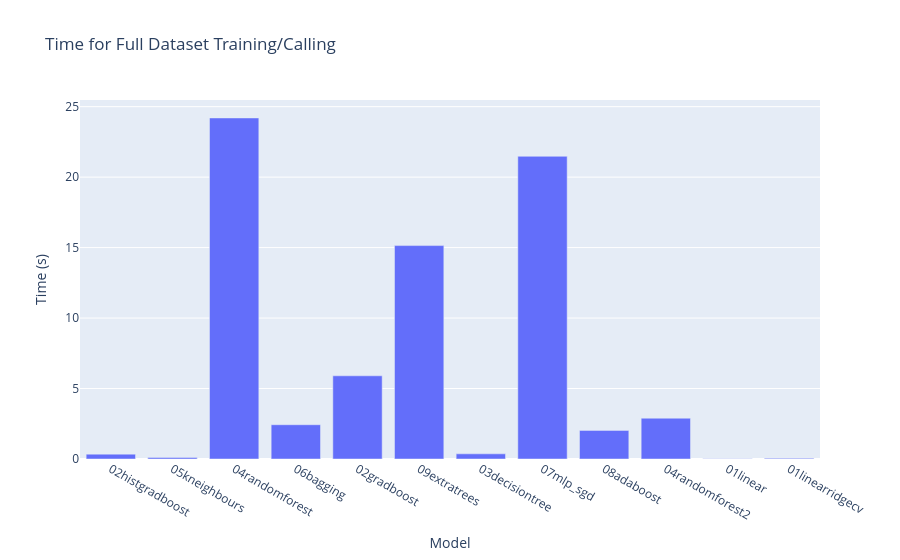
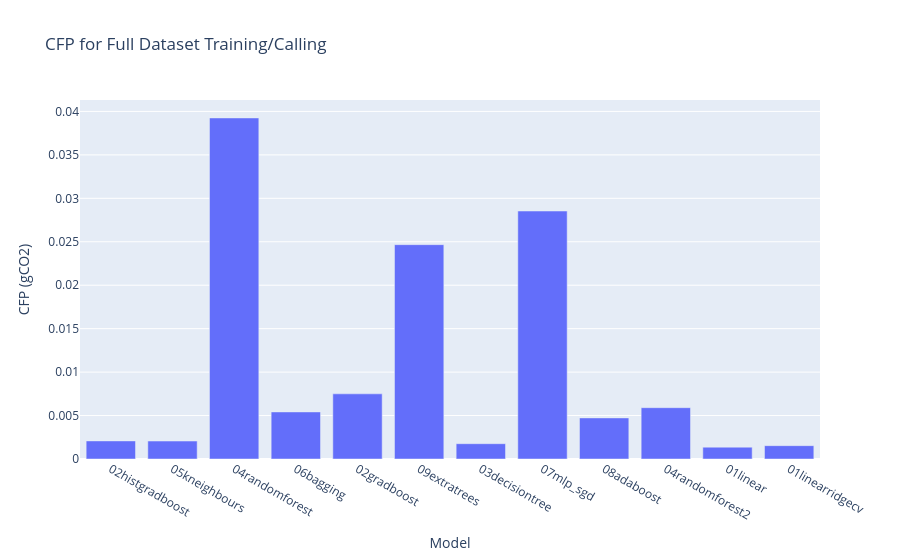

Notebook code cell kept with these figures, in order:
### Code cell
"""
-Below shows the Time and Carbon Footprint (calculated from Energy) for Training and for Batch Predictions
-Values for Train/Test datasets are scaled to the full number of data points, for a basic comparison

-Training typically uses more time than calling, on the same data set
-More training time means more carbon footprint
-In this Notebook, results are sorted by RMSE (test data). We see that performance does not always correlate with time/energy spent
"""

## Time for Training vs Batch Predictions
fig = go.Figure(data = [
    go.Bar(name = "Training", x = df["Model"], y = df["Training Time (s)"]),
    # go.Bar(name = "Train data", x = df["Model"], y = df["Calling Time (train) (s)"]),
    # go.Bar(name = "Test data", x = df["Model"], y = df["Calling Time (test) (s)"]),
])

fig.update_layout(title = "Time for Full Dataset Training/Calling")
fig.update_layout(yaxis_title = "Time (s)")
fig.update_layout(xaxis_title = "Model")
fig.update_layout(barmode = "group")
fig.show()

## CFP for Training vs Batch Predictions
fig = go.Figure(data = [
    go.Bar(name = "Training", x = df["Model"], y = df["Training CFP (gCO2)"]),
    # go.Bar(name = "Train data", x = df["Model"], y = df["Calling CFP (train) (gCO2)"]),
    # go.Bar(name = "Test data", x = df["Model"], y = df["Calling CFP (test) (gCO2)"]),
])
fig.update_layout(title = "CFP for Full Dataset Training/Calling")
fig.update_layout(yaxis_title = "CFP (gCO2)")
fig.update_layout(xaxis_title = "Model")
fig.update_layout(barmode = "group")
fig.show()

### Figure 1 — Plotly figure (JSON) as saved in the notebook; plotly's stock layout.template omitted (floating-point values rounded to 4 significant figures)
{"data": [{"name": "Training", "type": "bar", "x": ["02histgradboost", "05kneighbours", "04randomforest", "06bagging", "02gradboost", "09extratrees", "03decisiontree", "07mlp_sgd", "08adaboost", "04randomforest2", "01linear", "01linearridgecv"], "y": [0.3452, 0.1018, 24.2, 2.431, 5.904, 15.14, 0.3667, 21.48, 2.03, 2.895, 0.02122, 0.04933]}], "layout": {"barmode": "group", "title": {"text": "Time for Full Dataset Training/Calling"}, "xaxis": {"title": {"text": "Model"}}, "yaxis": {"title": {"text": "Time (s)"}}}}

### Figure 2 — Plotly figure (JSON) as saved in the notebook; plotly's stock layout.template omitted (floating-point values rounded to 4 significant figures)
{"data": [{"name": "Training", "type": "bar", "x": ["02histgradboost", "05kneighbours", "04randomforest", "06bagging", "02gradboost", "09extratrees", "03decisiontree", "07mlp_sgd", "08adaboost", "04randomforest2", "01linear", "01linearridgecv"], "y": [0.002081, 0.002066, 0.03925, 0.005417, 0.007498, 0.02467, 0.001761, 0.02854, 0.004728, 0.005906, 0.001363, 0.001534]}], "layout": {"barmode": "group", "title": {"text": "CFP for Full Dataset Training/Calling"}, "xaxis": {"title": {"text": "Model"}}, "yaxis": {"title": {"text": "CFP (gCO2)"}}}}
